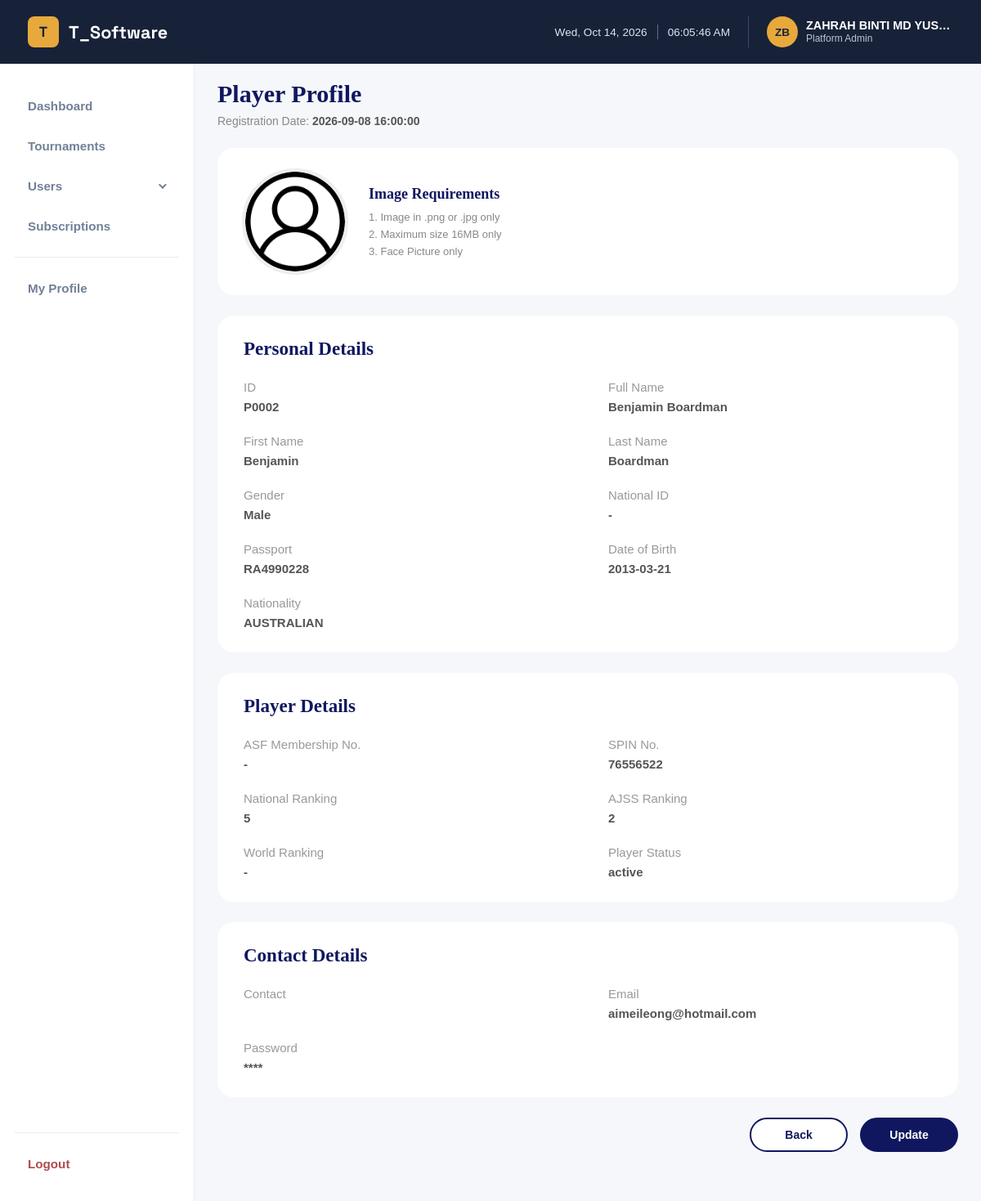
The app's page /admin/admin_player_profile.php?id=P0002 (signed in) with its own data.
### tables this page shows
CREATE TABLE `players` (
  `playerID` varchar(255) NOT NULL COMMENT 'Player ID',
  `player_email` varchar(255) DEFAULT NULL COMMENT 'Email',
  `player_password` varchar(50) NOT NULL COMMENT 'Player Password',
  `player_full_name` varchar(255) NOT NULL COMMENT 'Full Name',
  `player_first_name` varchar(255) NOT NULL COMMENT 'First Name',
  `player_last_name` varchar(255) NOT NULL COMMENT 'Last Name',
  `player_nationalid` varchar(255) DEFAULT NULL COMMENT 'IC',
  `player_passport` varchar(255) NOT NULL COMMENT 'Passport',
  `player_dob` date NOT NULL COMMENT 'Date of Birth',
  `player_gender` varchar(10) NOT NULL COMMENT 'Gender',
  `player_nationality` varchar(255) NOT NULL COMMENT 'Nationality',
  `player_contact` varchar(50) NOT NULL COMMENT 'Contact Number',
  `player_register` timestamp NOT NULL DEFAULT current_timestamp() COMMENT 'Registration Date',
  `asf_member_no` varchar(255) DEFAULT NULL COMMENT 'ASF Membership No',
  `spin_number` varchar(255) DEFAULT NULL COMMENT 'WSF Spin No',
  `national_ranking` varchar(255) DEFAULT NULL COMMENT 'National Ranking',
  `ajss_ranking` varchar(255) NOT NULL COMMENT 'AJSS Ranking',
  `world_ranking` varchar(255) NOT NULL COMMENT 'World Ranking',
  `player_status` varchar(7) NOT NULL COMMENT 'Status',
  `player_active` enum('active','inactive') NOT NULL DEFAULT 'active' COMMENT 'Active Status',
  `player_profile` varchar(255) DEFAULT NULL COMMENT 'Profile Picture'
);

### admin/admin_player_profile.php (the view, shortened to what the rows shown need)
<?php
require_once '../db.php';
require_once 'admin_auth.php';
$player_id = trim((string) ($_GET['id'] ?? ''));
$tournamentID = trim((string) ($_GET['tournamentID'] ?? ''));
$edit_mode = isset($_GET['edit']) && $_GET['edit'] === '1';
$player = null;
if ($player_id !== '') {
    $stmt = $conn->prepare("SELECT * FROM players WHERE playerID = ?");
    $stmt->bind_param("s", $player_id);
    $stmt->execute();
    $result = $stmt->get_result();
    $player = $result->fetch_assoc();
}
?>
<!DOCTYPE html>
<html lang="en">
<head>
    <link href="./assets/style.css" rel="stylesheet" type="text/css">
    <link href="./assets/player_profile.css" rel="stylesheet" type="text/css" />
</head>
<body>
    <?php require_once 'admin_navbar.php'; ?>
    <main>
    <?php if ($player): ?>
        <div class="profile-titlebar">
            <div>
                <p class="section-kicker">Player Profile</p>
                <div class="">
                    <span>Registration Date: </span>
                    <strong><?= htmlspecialchars($player['player_register']) ?></strong>
                </div>
            </div>
        </div>
        <section class="profile-image-panel">
            <img class="profile-large-avatar" src="<?= !empty($player['player_profile']) ? htmlspecialchars($player['player_profile']) : 'assets/user.png' ?>" alt="Player Profile">
            <div class="profile-image-help">
                <strong>Image Requirements</strong>
                <span>1. Image in .png or .jpg only</span>
                <span>2. Maximum size 16MB only</span>
                <span>3. Face Picture only</span>
            </div>
        </section>
        <section class="details-panel profile-panel">
            <h2>Personal Details</h2>
            <div class="profile-grid">
                <div class="profile-field">
                    <span>ID</span>
                    <strong><?= htmlspecialchars($player['playerID']) ?></strong>
                </div>
                <div class="profile-field">
                    <span>Full Name</span>
                    <strong><?= htmlspecialchars($player['player_full_name']) ?></strong>
                </div>
                <div class="profile-field">
                    <span>First Name</span>
                    <?php if ($edit_mode): ?>
                        <input class="profile-input" type="text" name="player_first_name" value="<?= htmlspecialchars($player['player_first_name']) ?>">
                    <?php else: ?>
                        <strong><?= htmlspecialchars($player['player_first_name']) ?></strong>
                    <?php endif; ?>
                </div>
                <div class="profile-field">
                    <span>Last Name</span>
                    <?php if ($edit_mode): ?>
                        <input class="profile-input" type="text" name="player_last_name" value="<?= htmlspecialchars($player['player_last_name']) ?>">
                    <?php else: ?>
                        <strong><?= htmlspecialchars($player['player_last_name']) ?></strong>
                    <?php endif; ?>
                </div>
                <div class="profile-field">
                    <span>Gender</span>
                    <?php if ($edit_mode): ?>
                        <select class="profile-input" name="player_gender">
                            <option value="Male" <?= $player['player_gender'] === 'Male' ? 'selected' : '' ?>>Male</option>
                            <option value="Female" <?= $player['player_gender'] === 'Female' ? 'selected' : '' ?>>Female</option>
                        </select>
                    <?php else: ?>
                        <strong><?= htmlspecialchars($player['player_gender']) ?></strong>
                    <?php endif; ?>
                </div>
                <div class="profile-field">
                    <span>National ID</span>
                    <?php if ($edit_mode): ?>
                        <input class="profile-input" type="text" name="player_nationalid" value="<?= htmlspecialchars($player['player_nationalid'] ?? '') ?>">
                    <?php else: ?>
                        <strong><?= !empty($player['player_nationalid']) ? htmlspecialchars($player['player_nationalid']) : '-' ?></strong>
                    <?php endif; ?>
                </div>
                <div class="profile-field">
                    <span>Passport</span>
                    <?php if ($edit_mode): ?>
                        <input class="profile-input" type="text" name="player_passport" value="<?= htmlspecialchars($player['player_passport']) ?>">
                    <?php else: ?>
                        <strong><?= !empty($player['player_passport']) ? htmlspecialchars($player['player_passport']) : '-' ?></strong>
                    <?php endif; ?>
                </div>
                <div class="profile-field">
                    <span>Date of Birth</span>
                    <?php if ($edit_mode): ?>
                        <input class="profile-input" type="date" name="player_dob" value="<?= htmlspecialchars($player['player_dob']) ?>">
                    <?php else: ?>
                        <strong><?= htmlspecialchars($player['player_dob']) ?></strong>
                    <?php endif; ?>
                </div>
                <div class="profile-field">
                    <span>Nationality</span>
                    <?php if ($edit_mode): ?>
                        <select class="profile-input" id="player_nationality" name="player_nationality">
                            <?php
                            $nationalities = ['AFGHAN', 'ALBANIAN', 'ALGERIAN', 'AMERICAN', 'ANDORRAN', 'ANGOLAN', 'ANTIGUANS', 'ARGENTINEAN', 'ARMENIAN', 'AUSTRALIAN', 'AUSTRIAN', 'AZERBAIJANI', 'BAHAMIAN', 'BAHRAINI', 'BANGLADESHI', 'BARBADIAN', 'BARBUDANS', 'BATSWANA', 'BELARUSIAN', 'BELGIAN', 'BELIZEAN', 'BENINESE', 'BHUTANESE', 'BOLIVIAN', 'BOSNIAN', 'BRAZILIAN', 'BRITISH', 'BRUNEIAN', 'BULGARIAN', 'BURKINABE', 'BURMESE', 'BURUNDIAN', 'CAMBODIAN', 'CAMEROONIAN', 'CANADIAN', 'CAPE VERDEAN', 'CENTRAL AFRICAN', 'CHADIAN', 'CHILEAN', 'CHINESE', 'COLOMBIAN', 'COMORAN', 'CONGOLESE', 'COSTA RICAN', 'CROATIAN', 'CUBAN', 'CYPRIOT', 'CZECH', 'DANISH', 'DJIBOUTI', 'DOMINICAN', 'DUTCH', 'EAST TIMORESE', 'ECUADOREAN', 'EGYPTIAN', 'EMIRIAN', 'EQUATORIAL GUINEAN', 'ERITREAN', 'ESTONIAN', 'ETHIOPIAN', 'FIJIAN', 'FILIPINO', 'FINNISH', 'FRENCH', 'GABONESE', 'GAMBIAN', 'GEORGIAN', 'GERMAN', 'GHANAIAN', 'GREEK', 'GRENADIAN', 'GUATEMALAN', 'GUINEA-BISSAUAN', 'GUINEAN', 'GUYANESE', 'HAITIAN', 'HONDURAN', 'HUNGARIAN', 'ICELANDER', 'INDIAN', 'INDONESIAN', 'IRANIAN', 'IRAQI', 'IRISH', 'ISRAELI', 'ITALIAN', 'JAMAICAN', 'JAPANESE', 'JORDANIAN', 'KAZAKHSTANI', 'KENYAN', 'KOREAN', 'KOSOVAR', 'KUWAITI', 'KYRGYZSTANI', 'LAOTIAN', 'LATVIAN', 'LEBANESE', 'LESOTHO', 'LIBERIAN', 'LIBYAN', 'LITHUANIAN', 'LUXEMBOURGER', 'MACEDONIAN', 'MALAGASY', 'MALAWIAN', 'MALAYSIAN', 'MALIAN', 'MALTESE', 'MARSHALLESE', 'MAURITIAN', 'MEXICAN', 'MICRONESIAN', 'MOLDOVAN', 'MONACAN', 'MONGOLIAN', 'MOROCCAN', 'MOZAMBICAN', 'NAMIBIAN', 'NAURUAN', 'NEPALESE', 'NEW ZEALANDER', 'NICARAGUAN', 'NIGERIEN', 'NIGERIAN', 'NORWEGIAN', 'OMANI', 'PAKISTANI', 'PALAUAN', 'PALESTINIAN', 'PANAMANIAN', 'PAPUA NEW GUINEAN', 'PARAGUAYAN', 'PERUVIAN', 'PHILOSOPHER', 'POLISH', 'PORTUGUESE', 'QATARIAN', 'ROMANIAN', 'RUSSIAN', 'RWANDAN', 'SAINT LUCIAN', 'SALVADORAN', 'SAMOAN', 'SAN MARINESE', 'SAO TOMEAN', 'SAUDI', 'SCOTTISH', 'SENEGALESE', 'SERBIAN', 'SINGAPOREAN', 'SLOVAK', 'SLOVENIAN', 'SOLOMON ISLANDER', 'SOMALI', 'SOUTH AFRICAN', 'SPANISH', 'SRI LANKAN', 'SUDANESE', 'SURINAMESE', 'SWEDISH', 'SWISS', 'SYRIAN', 'TAIWANESE', 'TAJIKISTANI', 'TANZANIAN', 'THAI', 'TOGOLESE', 'TONGAN', 'TRINIDADIAN', 'TUNISIAN', 'TURKISH', 'TURKMEN', 'UGANDAN', 'UKRAINIAN', 'UNITED KINGDOM', 'UNITED STATES', 'URUGUAYAN', 'UZBEKISTANI', 'VANUATUAN', 'VATICAN', 'VENEZUELAN', 'VIETNAMESE', 'YEMENI', 'ZAMBIAN', 'ZIMBABWEAN'];
                            $savedNationality = strtoupper(trim($player['player_nationality'] ?? '')) ?: 'MALAYSIAN';
                            if (!in_array($savedNationality, $nationalities, true)) {
                                $nationalities[] = $savedNationality;
                            }
                            ?>
                            <?php foreach ($nationalities as $nationality): ?>
                                <option value="<?= htmlspecialchars($nationality) ?>" <?= $nationality === $savedNationality ? 'selected' : '' ?>><?= htmlspecialchars($nationality) ?></option>
                            <?php endforeach; ?>
                        </select>
                    <?php else: ?>
                        <strong><?= !empty($player['player_nationality']) ? htmlspecialchars($player['player_nationality']) : '-' ?></strong>
                    <?php endif; ?>
                </div>
            </div>
        </section>
        <section class="details-panel profile-panel">
            <h2>Player Details</h2>
            <div class="profile-grid">
                <div class="profile-field">
                    <span>ASF Membership No.</span>
                    <?php if ($edit_mode): ?>
                        <input class="profile-input" type="text" name="asf_member_no" value="<?= htmlspecialchars($player['asf_member_no'] ?? '') ?>">
                    <?php else: ?>
                        <strong><?= !empty($player['asf_member_no']) ? htmlspecialchars($player['asf_member_no']) : '-' ?></strong>
                    <?php endif; ?>
                </div>
                <div class="profile-field">
                    <span>SPIN No.</span>
                    <?php if ($edit_mode): ?>
                        <input class="profile-input" type="text" name="spin_number" value="<?= htmlspecialchars($player['spin_number'] ?? '') ?>">
                    <?php else: ?>
                        <strong><?= !empty($player['spin_number']) ? htmlspecialchars($player['spin_number']) : '-' ?></strong>
                    <?php endif; ?>
                </div>
                <div class="profile-field">
                    <span>National Ranking</span>
                    <?php if ($edit_mode): ?>
                        <input class="profile-input" type="text" name="national_ranking" value="<?= htmlspecialchars($player['national_ranking'] ?? '') ?>">
                    <?php else: ?>
                        <strong><?= !empty($player['national_ranking']) ? htmlspecialchars($player['national_ranking']) : '-' ?></strong>
                    <?php endif; ?>
                </div>
                <div class="profile-field">
                    <span>AJSS Ranking</span>
                    <?php if ($edit_mode): ?>
                        <input class="profile-input" type="text" name="ajss_ranking" value="<?= htmlspecialchars($player['ajss_ranking']) ?>">
                    <?php else: ?>
                        <strong><?= !empty($player['ajss_ranking']) ? htmlspecialchars($player['ajss_ranking']) : '-' ?></strong>
                    <?php endif; ?>
                </div>
                <div class="profile-field">
                    <span>World Ranking</span>
                    <?php if ($edit_mode): ?>
                        <input class="profile-input" type="text" name="world_ranking" value="<?= htmlspecialchars($player['world_ranking']) ?>">
                    <?php else: ?>
                        <strong><?= !empty($player['world_ranking']) ? htmlspecialchars($player['world_ranking']) : '-' ?></strong>
                    <?php endif; ?>
                </div>
                <div class="profile-field">
                    <span>Player Status</span>
                    <?php if ($edit_mode): ?>
                        <select class="profile-input" name="player_active">
                            <option value="Active" <?= $player['player_active'] === 'Active' ? 'selected' : '' ?>>Active</option>
                            <option value="Inactive" <?= $player['player_active'] === 'Inactive' ? 'selected' : '' ?>>Inactive</option>
                        </select>
                    <?php else: ?>
                        <strong><?= htmlspecialchars($player['player_active']) ?></strong>
                    <?php endif; ?>
                </div>
            </div>
        </section>
        <section class="details-panel profile-panel">
            <h2>Contact Details</h2>
            <div class="profile-grid profile-contact-grid">
                <div class="profile-field">
                    <span>Contact</span>
                </div>
                <div class="profile-field">
                    <span>Email</span>
                    <?php if ($edit_mode): ?>
                        <input class="profile-input" type="email" name="player_email" value="<?= htmlspecialchars($player['player_email'] ?? '') ?>">
                    <?php else: ?>
                        <strong><?= !empty($player['player_email']) ? htmlspecialchars($player['player_email']) : '-' ?></strong>
                    <?php endif; ?>
                </div>
                <div class="profile-field">
                    <span>Password</span>
                    <?php if ($edit_mode): ?>
                        <input class="profile-input" type="password" name="player_password" value="<?= htmlspecialchars($player['player_password']) ?>">
                    <?php else: ?>
                        <strong>****</strong>
                    <?php endif; ?>
                </div>
            </div>
        </section>
        <div class="details-bottom-actions">
            <?php if ($edit_mode): ?>
                <a class="details-btn" href="admin_each_tournament.php?id=<?= urlencode($tournamentID) ?>">Back</a>
                <button class="details-btn update-btn" type="submit">Save</button>
            <?php else: ?>
                <a class="details-btn" href="admin_each_tournament.php?id=<?= urlencode($tournamentID) ?>">Back</a>
                <a class="details-btn update-btn" href="admin_player_profile.php?id=<?= urlencode($player['playerID']) ?>&tournamentID=<?= urlencode($tournamentID) ?>&edit=1">Update</a>
            <?php endif; ?>
        </div>
    <?php endif; ?>
    </main>
</body>
</html>

### admin/admin_navbar.php (shortened to what the rows shown need)
<header class="site-header">
    <nav>
        <div class="nav-right">
            <?php
            $navName = $currentAdmin['admin_name'] ?? '';
            $navInitials = strtoupper(implode('', array_map(function ($word) {
                return substr($word, 0, 1);
            }, array_slice(preg_split('/\s+/', trim($navName)), 0, 2))));
            $navPhoto = null;
            ?>
            <a href="admin_my_profile.php" class="nav-user" title="My Profile">
                <span class="nav-avatar">
                    <?php if ($navPhoto): ?>
                        <img src="<?= htmlspecialchars($navPhoto) ?>" alt="">
                    <?php else: ?>
                        <?= htmlspecialchars($navInitials) ?>
                    <?php endif; ?>
                </span>
                <span class="nav-user-text">
                    <strong><?= htmlspecialchars($navName) ?></strong>
                    <small><?= isPlatformAdmin() ? 'Platform Admin' : 'Tournament Organizer' ?></small>
                </span>
            </a>
        </div>
    </nav>
</header>

### records on screen
players: player_register "2026-09-08 16:00:00", playerID "P0002", player_full_name "Benjamin Boardman", player_first_name "Benjamin", player_last_name "Boardman", player_gender "Male", player_passport "RA4990228", player_dob "2013-03-21", player_nationality "AUSTRALIAN", spin_number "76556522", national_ranking "5", ajss_ranking "2", player_active "active", player_email "aimeileong@hotmail.com"

### other values on screen
$navInitials "ZB"
$navName "ZAHRAH BINTI MD YUS…"
